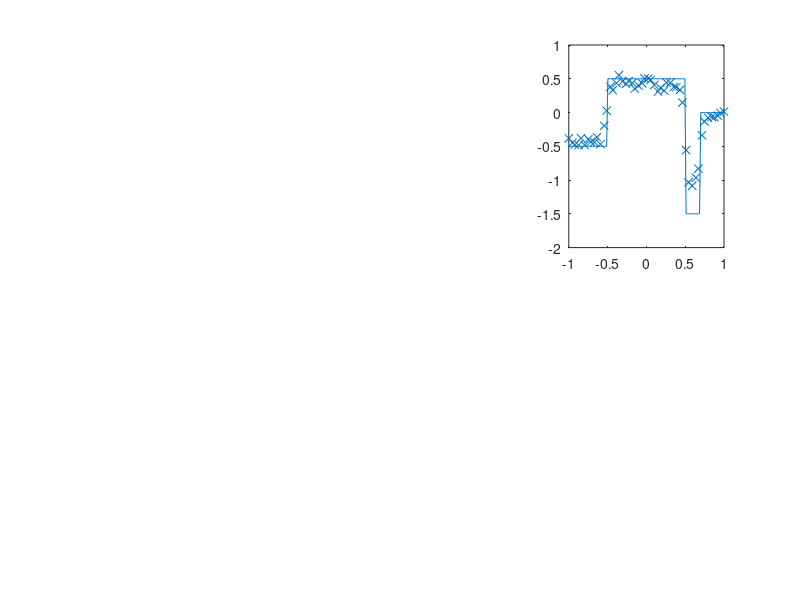

MATLAB code to generate this figure: (Note: this script raises an error after producing the figure.)
%rng(69);
clf

%% MCMC parameters
mcmc.beta = 0.01;       % pCN jump parameter
mcmc.h = 0.0000001;                 % MALA step size parameter
mcmc.local = 500;        % how many steps to calculate local acceptance rate?
mcmc.thinning = 100;    % how often to update figure?
mcmc.burnin = 1000;

%% Model parameters
md.d = 1;              % Spatial dimension 
md.H = [100,10,10,10,10];    % Layer widths
md.L = 3;              % Number of hidden layers
md.N = 2^7;            % Sample on N or N*N grid
md.J = 50;
md.gm = 0.05;

% Calculate total number of weights
md.NW = md.d*md.H(1) + md.H(1);
for l=2:md.L
    md.NW = md.NW + md.H(l)*md.H(l-1) + md.H(l);
end
md.NW = md.NW + md.H(md.L);

% Define the spatial grid
md.XX = linspace(-1,1,md.N)';

% Create the truth, forward map, data
%UT = (0.5*(sign(md.XX+0.5)-sign(md.XX-0.5))-0.5)+cos(4*pi*md.XX).*(md.XX>0.5);
UT = (0.5*(sign(md.XX+0.5)-sign(md.XX-0.5))-0.5)...
        - 2*(0.5*(sign(md.XX-0.5)-sign(md.XX-0.7))-0.5).*(md.XX>0.5)...
        + 1*(0.5*(sign(md.XX-0.5)-sign(md.XX-0.7))-0.5).*(md.XX>0.7);

obsInd = round(linspace(1,md.N,md.J));
basis = speye(md.N);

B = zeros(md.N);
for j=1:md.N
    B(:,j) = idct(dct(full(basis(:,j))).*exp(-0.05*(1:md.N)'));
end

A = basis(obsInd,:);
G = A*B;

y = G*UT + normrnd(0,1,md.J,1)*md.gm;

% Objective function
J = @(xi) JFull(xi,md);

% Cost function
md.cost = @(U) norm(G*U-y)^2/(2*md.gm^2);
md.dcost = @(U) G'*(G*U-y)/md.gm^2;

% Activation function
md.sig = @(z) erf(z);
md.dsig = @(z) 2*sqrt(2)*normpdf(z*sqrt(2));

%{
md.tt = 100;
md.sig = @(z) log(1+exp(md.tt*z))./md.tt;
md.dsig = @(z) exp(md.tt*z)./(1+exp(md.tt*z));
%}

% Non-centring function
%
md.lambda = @(z) 0.5*tan(pi*normcdf(z)-pi/2);
md.dlambda = @(z) 0.5*pi*sec(pi*normcdf(z)-pi/2).^2.*normpdf(z);
%

%md.lambda = @(z) z;
%md.dlambda = @(z) z.^0;

subplot(233);
plot(md.XX,UT);axis([-1,1,-2,1]);
hold on
scatter(md.XX(obsInd),y,'x');
hold off


 
% Finite Difference test
%{
xi = 0.1*normrnd(0,1,md.NW,1);
U = normrnd(0,1,md.N,1);
%U = build_net(xi,md);

basis = speye(md.NW);
basisN = speye(md.N);
[~,PhiXi,DPhi_adj] = build_net(xi,md);
Cost0 = md.cost(U);
DCost_adj = md.dcost(U);
DPhi_fd = zeros(md.NW,1);
DCost_fd = zeros(md.N,1);

ep = 1e-8;
for j=1:md.NW
    [~,PhiXiP] = build_net(xi+ep*basis(:,j),md);
    DPhi_fd(j) = (PhiXiP-PhiXi)/ep;
end
for j=1:md.N
    DCost_fd(j) = (md.cost(U+ep*basisN(:,j))-Cost0)/ep;
end

%{
subplot(131)
plot(DCost_adj);
subplot(132)
plot(DCost_fd);
subplot(133)
semilogy(abs(DCost_adj-DCost_fd)./abs(DCost_fd));
%}

%
subplot(131)
plot(DPhi_adj);
subplot(132)
plot(DPhi_fd);
subplot(133)
semilogy(abs(DPhi_adj-DPhi_fd));
%

return
%}

%% Solve Langevin equation
%
S = 1e6;
UMean = zeros(md.N,1);
UVar = zeros(md.N,1);
xiMean = zeros(md.NW,1);

%xi = 0.1*normrnd(0,1,md.NW,1);
a0 = 2e-5;
maxIt = 100;

PhiTrace = zeros(S,1);
DPhiTrace = zeros(S,1);
nXiTrace = zeros(S,1);
PhiTrace0 = zeros(S,1);

for j=1:S
    [U,PhiXi,DPhiXi] = build_net(xi,md);
    PhiTrace(j) = PhiXi + norm(xi)^2/2;
    DPhiTrace(j) = norm(DPhiXi + xi);
    nXiTrace(j) = norm(xi)^2/2;
    PhiTrace0(j) = PhiXi;
    
    if mod(j,mcmc.thinning) == 0
        fprintf('Phi = %f\t DPhi = %f\n',PhiTrace(j),DPhiTrace(j));
        
        subplot(231)
        semilogy(1:j,PhiTrace(1:j));
        
        subplot(232);
        semilogy(1:j,DPhiTrace(1:j));
        
        %{
        subplot(234);
        plot(1:j,PhiTrace0(1:j));
        subplot(235);
        plot(1:j,nXiTrace(1:j));
        %}
        
        %
        ax3 = subplot(236);
        cla(ax3);
        plot(md.XX,UT);
        hold on
        plot(md.XX,U);axis([-1,1,-2,1]);
        hold off        
        pause(0.01);
        
        if j > mcmc.burnin
            q = (j-mcmc.burnin)/mcmc.thinning;
            UMean = ((q-1)*UMean + U)/q;
            UVar = ((q-1)*UVar + U.^2)/q;
            xiMean = ((q-1)*xiMean + xi)/q;

            subplot(234);
            plot(md.XX,[UMean,UMean+sqrt(UVar-UMean.^2),UMean-sqrt(UVar-UMean.^2)]);axis([-1,1,-2,1]);
            subplot(235);
            plot(md.XX,build_net(xiMean,md));axis([-1,1,-2,1]);
            pause(0.01);
        end
        
    end
    
    %[ac,~] = LineSearch(xi,-DPhiXi-xi,a0,maxIt,J);
    ac = a0;
    xi = xi - ac*(DPhiXi + xi);% + sqrt(2*ac)*normrnd(0,1,md.NW,1);
    
    if ac < 1e-16
        maxIt = min(1e3,maxIt*2);
    end

end
disp(size(U))
disp(PhiXi);
plot(md.XX,U)



function z = JFull(xi,model)
    [~,PhiXi] = build_net(xi,model);
    z = PhiXi + norm(xi)^2/2;
end

function [U,PhiXi,DPhiXi] = build_net(xi,model)

    N = model.N;
    L = model.L;
    H = model.H;
    XX = model.XX;
    
    xi0 = xi;
    xi = model.lambda(xi0);
    % Extract weights/biases from xi
    W = cell(L+1,1);
    B = cell(L,1);
    
    curr_ind = 1;
    next_ind = model.d*H(1);
    W{1} = reshape(xi(curr_ind:next_ind),H(1),model.d);
    curr_ind = next_ind;
    next_ind = curr_ind + H(1);
    B{1} = xi(curr_ind+1:next_ind);
    
    for l=2:L
        curr_ind = next_ind;
        next_ind = curr_ind + H(l-1)*H(l);
        W{l} = reshape(xi(curr_ind+1:next_ind),H(l),H(l-1));
        curr_ind = next_ind;
        next_ind = curr_ind + H(l);
        B{l} = xi(curr_ind+1:next_ind);
    end
    curr_ind = next_ind;
    W{L+1} = reshape(xi(curr_ind+1:end),1,H(L));
    
    % Calculate U
    U = W{1}*XX' + B{1};
    U = model.sig(U);
    for l=2:L
        U = model.sig(W{l}*U + B{l});
    end
    U = (W{L+1}*U)'/H(L);
    
    % Return Phi(U)
    if nargout > 1
        PhiXi = model.cost(U);
    end
    
    % Return DPhi(U)  
    if nargout > 2
    
        dcost = model.dcost(U);
        for n = 1:N
            % Build network
            z = cell(L+1,1);
            a = cell(L+1,1);

            z{1} = W{1}*XX(n) + B{1};
            a{1} = model.sig(z{1});
            for l=2:L
                z{l} = W{l}*a{l-1} + B{l};
                a{l} = model.sig(z{l});
            end
            z{L+1} = W{L+1}*a{L};
            a{L+1} = z{L+1};

            % Calculate cost derivative (backprop);
            delta = cell(L+1,1);
            delta{L+1} = 1;

            for l=L:-1:1
               delta{l} = (W{l+1}'*delta{l+1}).*model.dsig(z{l}); 
            end

            temp = delta{1}.*XX(n)';
            dC{n} = temp(:);
            dC{n} = [dC{n};delta{1}];
            for l=2:L
               temp = delta{l}*a{l-1}';
               dC{n} = [dC{n};temp(:)];
               dC{n} = [dC{n};delta{l}];
            end
            temp = delta{L+1}*a{L}';
            dC{n} = [dC{n};temp(:)];  
            dC{n} = model.dlambda(xi0).*dC{n};
        end
        dCF = zeros(model.NW,N);
        for n=1:N
            dCF(:,n) = dC{n};
        end
        DPhiXi = dCF*dcost/H(L);

    end

end

    

